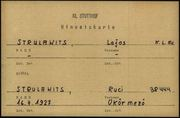
#> input picture docs/thumbs/105590973_001_180.jpg, 180 x 118 px, given in place of jewishgen_sura1876_leib1894_births_zoom.png, which was not available
$ python build_unified.py
#> lines starting #> are read from the running program, lines starting #| are printed output that depends on the picture; pictures that were not available may be replaced by others from this repository, and a replacement may not be noted
# -*- coding: utf-8 -*-
"""Build the unified document: report + evidence figures + family tree + sources index, one HTML file."""
import base64, re, os

os.chdir('/home/claude/rachel_tzadok')

INDEX_STUB = '<!DOCTYPE html>\n<html lang="he" dir="rtl">\n<head>\n<meta charset="UTF-8">\n<meta http-equiv="refresh" content="0; url=%D7%A8%D7%97%D7%9C_%D7%A6%D7%93%D7%95%D7%A7_%D7%94%D7%9E%D7%97%D7%A7%D7%A8_%D7%94%D7%9E%D7%9C%D7%90.html">\n<title>רחל צדוק — המחקר המלא</title>\n</head>\n<body style="font-family:Georgia,serif; background:#faf7f2; color:#2b2620; text-align:center; padding-top:80px;">\n<p>מעביר אל <a href="%D7%A8%D7%97%D7%9C_%D7%A6%D7%93%D7%95%D7%A7_%D7%94%D7%9E%D7%97%D7%A7%D7%A8_%D7%94%D7%9E%D7%9C%D7%90.html">רחל_צדוק_המחקר_המלא.html</a>…</p>\n<script>location.replace(\'%D7%A8%D7%97%D7%9C_%D7%A6%D7%93%D7%95%D7%A7_%D7%94%D7%9E%D7%97%D7%A7%D7%A8_%D7%94%D7%9E%D7%9C%D7%90.html\');</script>\n</body>\n</html>\n'

def thumb_file(path, width=340):
    """Create (once) a small JPEG under docs/thumbs/ and return its relative path."""
#> called with width = 760
    from PIL import Image
    os.makedirs('docs/thumbs', exist_ok=True)
    base = os.path.splitext(os.path.basename(path))[0]
    out = f'docs/thumbs/{base}_{width}.jpg'
    if not os.path.exists(out):
        im = Image.open(path)
#> im is the input picture: PIL image 180x118 RGB; mean R, G, B 183, 157, 108.3
        r = width / im.width
#> r = 4.22
        im = im.resize((width, int(im.height*r)), Image.LANCZOS).convert('RGB')
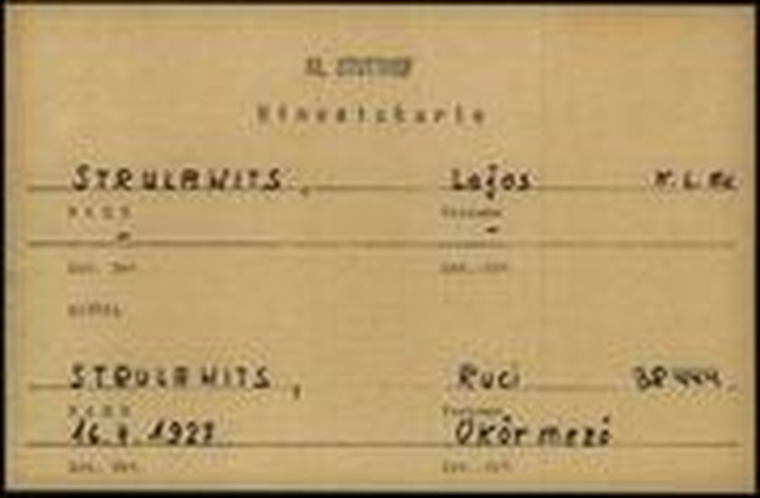
#> im: PIL image 760x498 RGB; mean R, G, B 182.9, 157, 108.4
        im.save(out, 'JPEG', quality=78)
    return out

def fig(img_src, caption, link_local=None, link_online=None, maxw=760):
    target = link_local or img_src
    links = [f'<a href="{target}">המסמך המלא (בתיקייה)</a>']
    if link_online: links.append(f'<a href="{link_online}" target="_blank">מקור מקוון</a>')
    ln = ' · '.join(links)
    return (f'<figure style="margin:18px auto; text-align:center; max-width:{maxw}px;">'
            f'<a href="{target}"><img src="{img_src}" loading="lazy" style="max-width:100%; border:1px solid #d8d0c2; border-radius:6px; box-shadow:0 2px 6px rgba(0,0,0,.08);"></a>'
            f'<figcaption style="font-size:.82rem; color:#6a6154; margin-top:6px;">{caption}' + (f'<br>{ln}' if ln else '') + '</figcaption></figure>')

# ---------- evidence figures ----------
EV = 'docs/evidence/'
AR = 'docs/arolsen_stutthof/'
figs = {}
figs['koblasa'] = fig(EV+'koblasa_1928_row_zoom.png',
    'שורת אוקרמזו (וולובה) בטבלת האחוזות הגדולות של רוס הקרפטית, 1928: 4,515 הקטר — בעלים: Krausz, Farkas, Rappaport',
    'docs/koblasa_1928_estates_podkarpatska_rus.pdf', 'https://www.nacr.cz/wp-content/uploads/2024/04/PH_23_2_2015_Koblasa.pdf')
figs['vater'] = fig(EV+'stutthof_vater_auschwitz_zoom.png',
    'מכרטיס האסירה של רחל בשטוטהוף: "Wohnort d. Angehörigen: Vater Lajos S. z.Zt. Auschwitz" — "מקום מגורי הקרובים: האב לאיוש ס׳, כעת אושוויץ"',
    'docs/arolsen_stutthof/105591047_001.jpg', 'https://collections.arolsen-archives.org/en/search/?s=Strulowits%20Ruci')
figs['einge'] = fig(EV+'stutthof_eingewiesen_zoom.png',
    'שם: "Eingewiesen am 29.6.44, durch KL. Auschwitz, in KL. Stutthof" — נקלטה בשטוטהוף ב-29.06.1944, מאושוויץ',
    'docs/arolsen_stutthof/105591047_001.jpg')
figs['sig'] = fig(EV+'bogen_signature_zoom.png',
    'חתימתה של רחל, בת 15, בתחתית שאלון הקליטה בשטוטהוף: "Sztrulovics Ruci"',
    'docs/arolsen_stutthof/105591037_001.jpg')
figs['rose'] = fig(EV+'rose_kl_au_zoom.png',
    'כרטיס ההפניה על שם האם במרשם שטוטהוף: "STRULAWITS geb. FARKAS, Rose — K.L. Au." (מחנה אושוויץ)',
    'docs/arolsen_stutthof/105590980_001.jpg')
figs['leipheim'] = fig(EV+'cni_leipheim_zoom.png',
    'מכרטיס מרשם השמות המרכזי (ארולסן): "Jetzige Adresse: Leipheim Bl. 24" — מחנה העקורים ליפהיים, בלוק 24',
    'docs/arolsen_dp/cni_farkas_rachel_001.jpg', 'https://collections.arolsen-archives.org/en/document/67014250')
figs['sura_leib'] = fig(thumb_file(EV+'jewishgen_sura1876_leib1894_births_zoom.png', 760),
    'שתי רשומות המפתח (JewishGen, ספרי מיז\'יריה): למעלה — "Sura, ינואר 1876, בת Rapaport Gedajlo ואסתר כץ, וולובה" (לידת סבתא שרה); למטה — "Leib, מרס 1894, אוקרמזו, בן Rapaport Szura" (לידת האב אריה-לייב)',
    'docs/evidence/jewishgen_sura1876_leib1894_births_zoom.png')
figs['census1921'] = fig(thumb_file('docs/hungaricana_1921_census_koselovo_house30_full.png', 900),
    'גיליון מפקד 1921 המקורי במלואו — בית מס\' 30 קושלובו, שני עמודי הפנקס: שורות 1–8 (יעקב, שרה, לייבה, רפקה, אסתר, רוחלה, מנדל, גיטלה), שורות 9–15 (סימה, איציק, חיה, נשו, גדל, פאני — ופפי, אחרונה), וחתימת הפוקד: "Koselovo, 16 בפברואר 1921". מקור: ספריית Hungaricana',
    'docs/hungaricana_1921_census_koselovo_house30_full.png', 'https://library.hungaricana.hu/hu/view/KANepszaml_006_Huszt_Keselyumezo__097_Koseleve-Keselymezo/?pg=298&layout=s', maxw=900)
#> call 2 of thumb_file, with width = 900
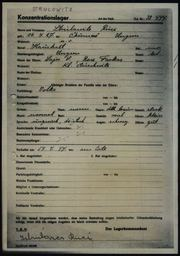
#> input picture docs/thumbs/105591037_001_180.jpg, 180 x 256 px, given in place of hungaricana_1921_census_koselovo_house30_full.png, which was not available
#> in thumb_file, im is the input picture: PIL image 180x256 RGB; mean R, G, B 130.3, 127.3, 110.8
#> in thumb_file (call 2), `im = im.resize((width, int(im.height*r)), Image.LANCZOS).convert('RGB')`:
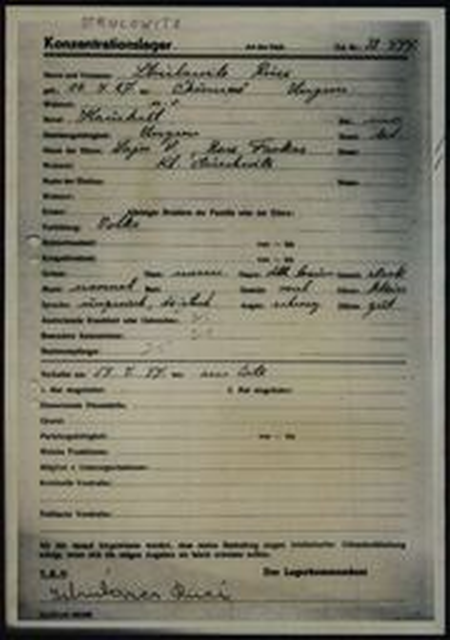
#> im: PIL image 900x1280 RGB (shown at 1/2 size); mean R, G, B 130.4, 127.3, 110.8
figs['census1921'] += ('<p style="font-size:.82rem; color:#6a6154; text-align:center; margin-top:-8px;">'
    'שני עמודי הגיליון שמורים גם כ-PDF מקורי באיכות מלאה: '
    '<a href="docs/hungaricana_1921_census_koselovo_house30_pages299-300_original.pdf">PDF (עמ׳ 299–300)</a> · '
    '<a href="docs/hungaricana_1921_census_koselovo_house30_page299_hires.jpg">עמוד 1 JPG</a> · '
    '<a href="docs/hungaricana_1921_census_koselovo_house30_page300_hires.jpg">עמוד 2 JPG</a></p>')
figs['gedalya_m'] = fig(thumb_file(EV+'jewishgen_gedajlo_mindje_marriage_1903_zoom.png', 760),
    'הרישום האזרחי של נישואי גדליה רפפורט (04.03.1903, אוקרמזו): נולד 01.04.1846, בן Mozes רפפורט ו-Jenta שפיגל; הכלה מינדל ברקוביץ ילידת 04.01.1865',
    'docs/evidence/jewishgen_gedajlo_mindje_marriage_1903_zoom.png')
#> call 3 of thumb_file, with width = 760
#> in thumb_file (call 3), `im = im.resize((width, int(im.height*r)), Image.LANCZOS).convert('RGB')`:
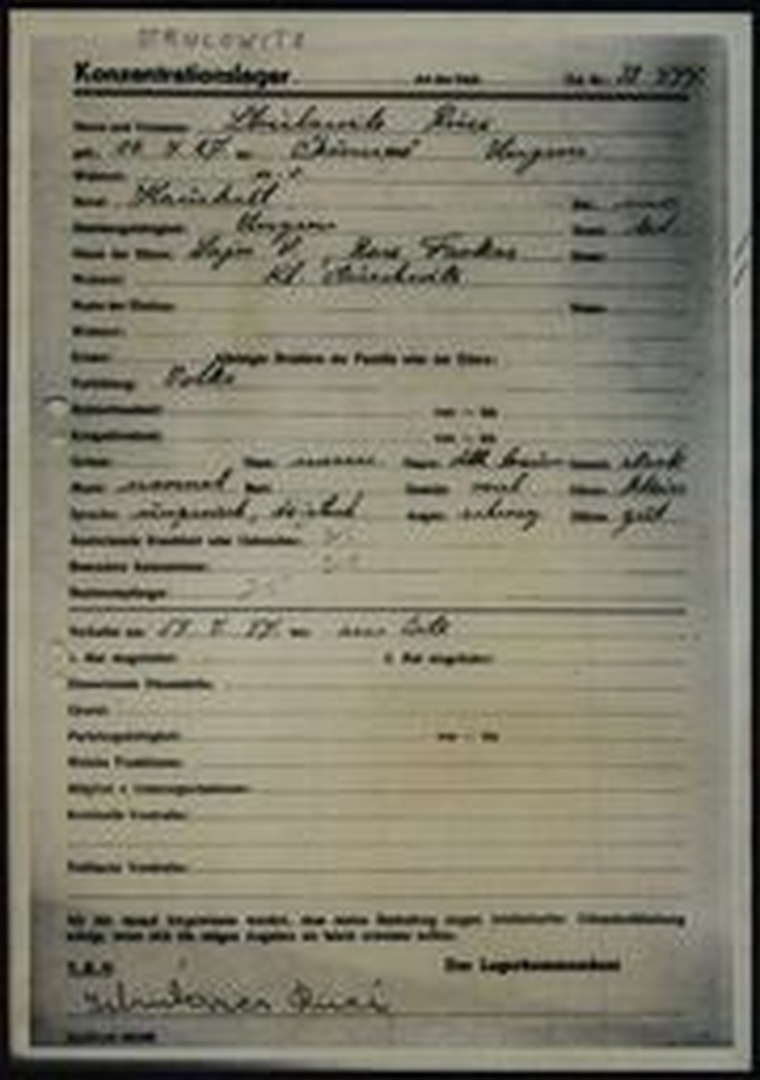
#> im: PIL image 760x1080 RGB; mean R, G, B 130.4, 127.3, 110.8
figs['gitel_m'] = fig(thumb_file(EV+'jewishgen_gitel_wolf_1933_mendel_1938_marriages_zoom.png', 760),
    'נישואי הדודה גיטל ("Strulovic Githel", בת Jakub ו-Rapaport Serena) לאלכסנדר וולף, איזה 10.02.1933 — העד: אחיה יצחק; ומתחת: נישואי הדוד מנדל (1938)',
    'docs/evidence/jewishgen_gitel_wolf_1933_mendel_1938_marriages_zoom.png')
#> (the run stopped early here; a loop or call above may not have finished)
